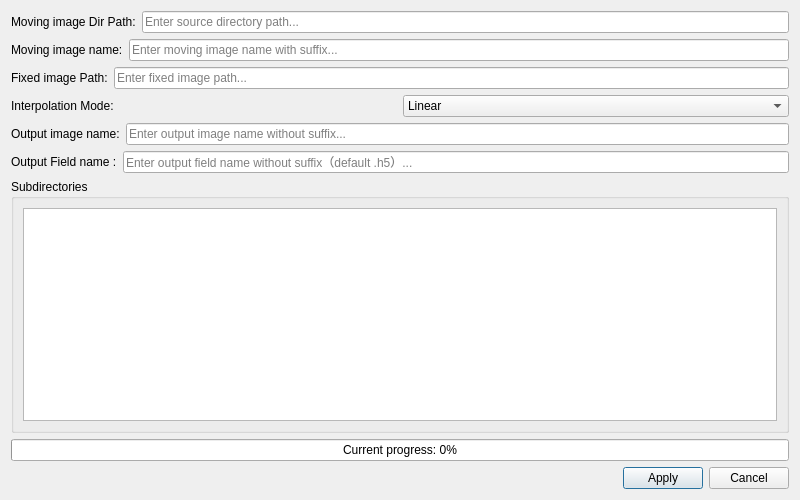
  <widget class="QDialog" name="dialog1">
    <property name="geometry">
        <rect>
            <x>0</x>
            <y>0</y>
            <width>800</width>
            <height>500</height>
        </rect>
    </property>
    <property name="windowTitle">
        <string>Rigid Registration</string>
    </property>
    <property name="modal">
        <bool>true</bool>
    </property>
    <layout class="QVBoxLayout" name="verticalLayout_dialog">
        <!-- 第一行：路径输入1 -->
        <item>
            <layout class="QHBoxLayout" name="horizontalLayout_path1">
                <item>
                    <widget class="QLabel" name="label_path1">
                        <property name="text">
                            <string>Moving image Dir Path:</string>
                        </property>
                    </widget>
                </item>
                <item>
                    <widget class="QLineEdit" name="lineEdit_1_1">
                        <property name="placeholderText">
                            <string>Enter source directory path...</string>
                        </property>
                        <property name="minimumWidth">
                            <number>200</number>
                        </property>
                        <property name="maximumWidth">
                            <number>600</number>
                        </property>
                    </widget>
                </item>
            </layout>
        </item>
        
        <!-- 第二行：需要形变的文件名 -->
        <item>
            <layout class="QHBoxLayout" name="horizontalLayout_path2">
                <item>
                    <widget class="QLabel" name="label_path2">
                        <property name="text">
                            <string>Moving image name:</string>
                        </property>
                    </widget>
                </item>
                <item>
                    <widget class="QLineEdit" name="lineEdit_1_2">
                        <property name="placeholderText">
                            <string>Enter moving image name with suffix...</string>
                        </property>
                        <property name="minimumWidth">
                            <number>200</number>
                        </property>
                        <property name="maximumWidth">
                            <number>600</number>
                        </property>
                    </widget>
                </item>
            </layout>
        </item>

        <!-- 第三行：固定图像路径 -->
        <item>
            <layout class="QHBoxLayout" name="horizontalLayout_path3">
                <item>
                    <widget class="QLabel" name="label_path3">
                        <property name="text">
                            <string>Fixed image Path:</string>
                        </property>
                    </widget>
                </item>
                <item>
                    <widget class="QLineEdit" name="lineEdit_1_3">
                        <property name="placeholderText">
                            <string>Enter fixed image path...</string>
                        </property>
                        <property name="minimumWidth">
                            <number>200</number>
                        </property>
                        <property name="maximumWidth">
                            <number>600</number>
                        </property>
                    </widget>
                </item>
            </layout>
        </item>

        <!-- 第四行：插值模式 -->
        <item>
            <layout class="QHBoxLayout" name="horizontalLayout_1_2_batch">
                <property name="spacing">6</property>
                <property name="layoutStretch">3,3</property>
                <item>
                    <widget class="QLabel" name="label">
                        <property name="text">
                            <string>Interpolation Mode:</string>
                        </property>
                    </widget>
                </item>
                <item>
                    <widget class="QComboBox" name="interpolationComboBox_rigid_batch">
                        <property name="toolTip">
                            <string>Select interpolation method for registration</string>
                        </property>
                        <property name="minimumWidth">
                            <number>600</number>
                        </property>
                        <property name="maximumWidth">
                            <number>800</number>
                        </property>
                        <property name="enabled">
                            <bool>true</bool>
                        </property>
                        <item>
                            <property name="text">
                                <string>Linear</string>
                            </property>
                        </item>
                        <item>
                            <property name="text">
                                <string>NearestNeighbor</string>
                            </property>
                        </item>
                    </widget>
                </item>
            </layout>
        </item>

        <!-- 第五行：输出的文件名 -->
        <item>
            <layout class="QHBoxLayout" name="horizontalLayout_path4">
                <item>
                    <widget class="QLabel" name="label_path4">
                        <property name="text">
                            <string>Output image name:</string>
                        </property>
                    </widget>
                </item>
                <item>
                    <widget class="QLineEdit" name="lineEdit_1_4">
                        <property name="placeholderText">
                            <string>Enter output image name without suffix...</string>
                        </property>
                        <property name="minimumWidth">
                            <number>200</number>
                        </property>
                        <property name="maximumWidth">
                            <number>600</number>
                        </property>
                    </widget>
                </item>
            </layout>
        </item>

        <!-- 第六行：输出形变场的文件名 -->
        <item>
            <layout class="QHBoxLayout" name="horizontalLayout_path5">
                <item>
                    <widget class="QLabel" name="label_path5">
                        <property name="text">
                            <string>Output Field name :</string>
                        </property>
                    </widget>
                </item>
                <item>
                    <widget class="QLineEdit" name="lineEdit_1_5">
                        <property name="placeholderText">
                            <string>Enter output field name without suffix（default .h5）...</string>
                        </property>
                        <property name="minimumWidth">
                            <number>200</number>
                        </property>
                        <property name="maximumWidth">
                            <number>600</number>
                        </property>
                    </widget>
                </item>
            </layout>
        </item>
        
        <!-- 第七行：带滚动条的显示框 -->
        <item>
            <widget class="QGroupBox" name="groupBox_display1">
                <property name="title">
                    <string>Subdirectories</string>
                </property>
                <layout class="QVBoxLayout" name="verticalLayout_display">
                    <item>
                        <widget class="QTextEdit" name="textEdit_display1">
                            <property name="readOnly">
                                <bool>true</bool>
                            </property>
                            <property name="lineWrapMode">
                                <enum>QTextEdit::NoWrap</enum>
                            </property>
                        </widget>
                    </item>
                </layout>
            </widget>
        </item>

        <!-- 第八行：进度条 -->
        <item>
            <widget class="QProgressBar" name="progressBar1">
                <property name="minimum">
                <number>0</number>
                </property>
                <property name="maximum">
                <number>100</number>
                </property>
                <property name="value">
                <number>0</number>
                </property>
                <property name="textVisible">
                <bool>true</bool>
                </property>
                <property name="format">
                <string>Current progress: %p%</string>
                </property>
            </widget>
        </item>
        
        <!-- 第九行：按钮 -->
        <item>
            <layout class="QHBoxLayout" name="horizontalLayout_buttons1">
                <item>
                    <spacer name="horizontalSpacer1">
                        <property name="orientation">
                            <enum>Qt::Horizontal</enum>
                        </property>
                        <property name="sizeHint" stdset="0">
                            <size>
                                <width>40</width>
                                <height>20</height>
                            </size>
                        </property>
                    </spacer>
                </item>
                <item>
                    <widget class="QPushButton" name="applyButton1">
                        <property name="text">
                            <string>Apply</string>
                        </property>
                    </widget>
                </item>
                <item>
                    <widget class="QPushButton" name="cancelButton1">
                        <property name="text">
                            <string>Cancel</string>
                        </property>
                    </widget>
                </item>
            </layout>
        </item>
    </layout>
  </widget>
